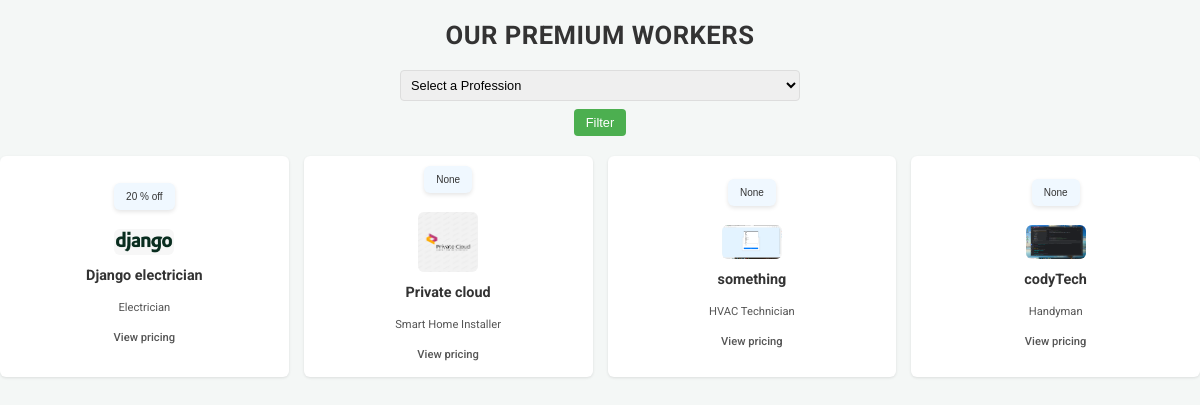
The page /workers/workers/ (signed in) on the database its author committed.
### workers/models.py (models this page shows, shortened)
class Workers(models.Model):
    user = models.ForeignKey(User, on_delete=models.CASCADE, null=True, blank=True)
    profile_pic = models.ImageField(upload_to='workers/')
    name = models.CharField(max_length=200)
    discount=models.CharField(max_length=200, null=True, blank=True)
    price = models.CharField(max_length=200)
    role = models.ForeignKey(Role, on_delete=models.CASCADE)
    age = models.CharField(max_length=200, null=True, blank=True)
    member_since = models.DateTimeField(auto_now=True)

class Role(models.Model):
    ROLE_CHOICES = [
        ('Electrician', 'Electrician'),
        ('Plumber', 'Plumber'),
        ('Carpenter', 'Carpenter'),
        ('Handyman', 'Handyman'),
        ('HVAC Technician', 'HVAC Technician'),
        ('Painter', 'Painter'),
        ('Appliance Repair Technician', 'Appliance Repair Technician'),
        ('General Contractor', 'General Contractor'),
        ('Gardener', 'Gardener'),
        ('Landscaper', 'Landscaper'),
        ('Tree Surgeon', 'Tree Surgeon'),
        ('Pest Control Specialist', 'Pest Control Specialist'),
        ('Pool Maintenance Technician', 'Pool Maintenance Technician'),
        ('Window Cleaner', 'Window Cleaner'),
        ('Pressure Washer Technician', 'Pressure Washer Technician'),
        ('House Cleaner', 'House Cleaner'),
        ('Carpet Cleaner', 'Carpet Cleaner'),
        ('Chimney Sweep', 'Chimney Sweep'),
        ('Gutter Cleaner', 'Gutter Cleaner'),
        ('Home Security Installer', 'Home Security Installer'),
        ('Locksmith', 'Locksmith'),
        ('Fire Safety Technician', 'Fire Safety Technician'),
        ('Interior Designer', 'Interior Designer'),
        ('Professional Organizer', 'Professional Organizer'),
        ('Home Stager', 'Home Stager'),
        ('Smart Home Installer', 'Smart Home Installer'),
        ('Roofer', 'Roofer'),
        ('Tiler', 'Tiler'),
        ('Flooring Installer', 'Flooring Installer'),
        ('Drywall Installer', 'Drywall Installer'),
        ('Plasterer', 'Plasterer'),
        ('Mason', 'Mason'),
        ('Welder', 'Welder'),
        ('Fence Installer', 'Fence Installer'),
        ('Solar Panel Installer', 'Solar Panel Installer'),
        ('Garage Door Technician', 'Garage Door Technician'),
        ('Customer Service Representative', 'Customer Service Representative'),
        ('Scheduler', 'Scheduler'),
        ('Quality Control Inspector', 'Quality Control Inspector'),
        ('Office Manager', 'Office Manager'),
    ]
    role = models.CharField(max_length=100, choices=ROLE_CHOICES)

### workers/views.py (the view)
# urls.py: path("workers/", fetch_workers, name='workers'),
@login_required
def fetch_workers(request):
    data = Workers.objects.all()
    profession_name = request.GET.get('profession')
    if profession_name:
        try:
            profession = get_object_or_404(Role, role=profession_name)
            data = Workers.objects.filter(role=profession)
        except Exception as e:
            return JsonResponse({'message': str(e)}, status=400)
    return render(request, 'workers/fetch_workers.html', {'data': data})

### workers/templates/workers/fetch_workers.html (shortened to what this page needs)
<!DOCTYPE html>
<html lang="en">
<head>
</head>
<body>
    <h1>Our Premium Workers</h1>
    <form method="get">
        <select name="profession">
            <option value="">Select a Profession</option>
        </select>
        <button type="submit">Filter</button>
    </form>
    <div class="worker-container">
        {% for worker in data %}
            <div class="worker-card">
                <strong class="discount-highlight">{{worker.discount}}</strong>
                <br>
                <img src="{{ worker.profile_pic.url }}" alt="{{ worker.name }}">
                <h3>{{ worker.name }}</h3>
                <p>{{ worker.role.role }}</p>
                <a href="{% url 'worker_detail' worker.id %}">
                    <p>View pricing</p>
                </a>
            </div>
        {% empty %}
            <p>No workers found!</p>
        {% endfor %}
    </div>
</body>
</html>

### workers/templates/workers/fetch_workers.html (style rules this page uses)
body { font-family: 'Roboto', Arial, sans-serif; background-color: #f4f7f6; color: #333; margin: 0; padding: 0; display: flex; flex-direction: column; align-items: center; }
h1 { font-size: 1.6rem; margin: 20px 0; color: #333; text-transform: uppercase; letter-spacing: 0.5px; animation: fadeIn 1s ease-out; }
form { margin-bottom: 20px; display: flex; flex-direction: column; align-items: center; width: 100%; max-width: 400px; animation: fadeIn 1s ease-out; }
select { padding: 6px; border: 1px solid #ddd; border-radius: 4px; font-size: 0.8rem; margin-bottom: 8px; width: 100%; }
button[type="submit"] { padding: 6px 12px; background-color: #4CAF50; color: #ffffff; border: none; border-radius: 4px; cursor: pointer; font-size: 0.8rem; transition: background-color 0.3s ease, transform 0.2s ease; }
.worker-container { display: grid; grid-template-columns: repeat(auto-fit, minmax(180px, 1fr)); gap: 15px; width: 100%; max-width: 1200px; padding: 0 10px; animation: fadeIn 1s ease-out; }
.worker-card { background-color: #ffffff; border-radius: 6px; box-shadow: 0 1px 3px rgba(0, 0, 0, 0.1); padding: 10px; text-align: center; transition: transform 0.2s ease, box-shadow 0.2s ease; display: flex; flex-direction: column; align-items: center; justify-content: center; animation: fadeIn 1s ease-out; }
.worker-card img { max-width: 60px; max-height: 60px; border-radius: 6px; margin-bottom: 6px; }
.worker-card h3 { font-size: 0.9rem; margin: 6px 0; color: #333; }
.worker-card p { font-size: 0.7rem; color: #555; margin-bottom: 6px; }
.worker-card a { text-decoration: none; color: #4CAF50; font-weight: 500; font-size: 0.8rem; }
:root { --highlight-bg-color: #f0f8ff; --highlight-text-color: #333; --border-radius: 6px; --box-shadow: rgba(0, 0, 0, 0.1); --font-family: 'Poppins', sans-serif; --font-size: 14px; --padding: 8px 12px; }
.discount-highlight { font-family: var(--font-family); background-color: var(--highlight-bg-color); color: var(--highlight-text-color); border-radius: var(--border-radius); padding: var(--padding); box-shadow: 0px 2px 4px var(--box-shadow); font-weight: 300; text-align: center; display: inline-block; transition: transform 0.2s ease, box-shadow 0.2s ease; font-size: 10px; }

### rows shown on the page
Workers: discount "20 % off", profile_pic (picture), name "Django electrician", role.role "Electrician"
Workers: discount "None", profile_pic (picture), name "Private cloud", role.role "Smart Home Installer"
Workers: discount "None", profile_pic (picture), name "something", role.role "HVAC Technician"
Workers: discount "None", profile_pic (picture), name "codyTech", role.role "Handyman"
